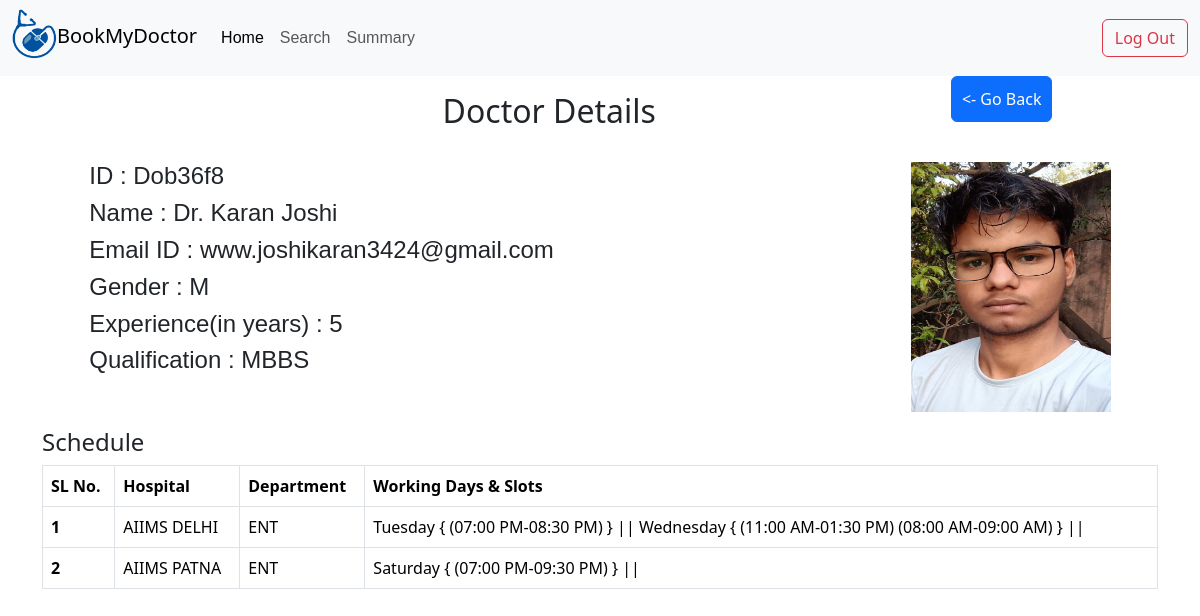
Before: /Dob36f8/doctor/details with the older database file.
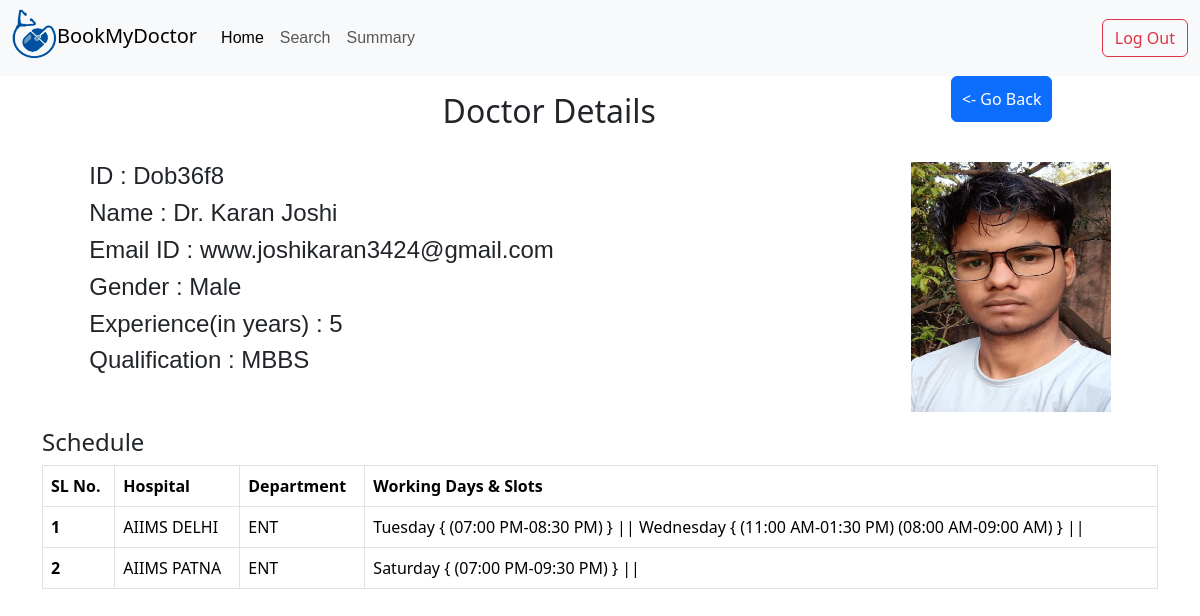
After: the same page with the newer database file.
### application/models.py (models this page shows)
class Doctor(db.Model):
    id=db.Column(db.String(),primary_key=True)
    email=db.Column(db.String())
    password=db.Column(db.String())
    name=db.Column(db.String())
    gender=db.Column(db.String(1))
    qual=db.Column(db.String())
    exp=db.Column(db.Integer)
    photo=db.Column(db.String())
    deptdocs=db.relationship('Deptdoc',backref='doctor')

### application/controllers.py (the view)
@app.route('/<docId>/doctor/details')
def docDetails(docId):
    deptdocs=[]
    for d in Deptdoc.query.filter_by(docid=docId).all():
        daysrec=Days.query.filter_by(ddid=d.id).all()
        schedule={}
        for day in daysrec:
            slots=Slots.query.filter_by(daysid=day.id).all()
            if(days[day.day] in schedule):
                schedule[days[day.day]]+=[(i.from_.strftime('%I:%M %p'),i.to.strftime('%I:%M %p')) for i in slots]
            else:
                schedule[days[day.day]]=[(i.from_.strftime('%I:%M %p'),i.to.strftime('%I:%M %p')) for i in slots]
        dept=Department.query.get(d.deptid)
        hosp=Hospital.query.get(dept.hid)
        deptdocs.append((hosp,dept,schedule))
    return render_template('doctor_details.html',doctor=Doctor.query.get(docId),deptdocs=deptdocs)

### templates/doctor_details.html (shortened to what this page needs)
{%extends 'adminbase.html'%}
{%block content%}
   <div class="d-flex justify-content-around">
      <h2 class="text-center mt-3 mb-3">Doctor Details</h2>
   <div>
      <a type="button" class="btn btn-primary" href="/admin/dashboard" ><- Go Back </a>
    </div>
   </div>
   <div class="d-flex justify-content-around mt-3 mb-3" style="font-family: sans-serif;">
      <div>
         <h4>ID : {{doctor.id}}</h4>
         <h4>Name : Dr. {{doctor.name}}</h4>
         <h4>Email ID : {{doctor.email}}</h4>
         <h4>Gender : {{doctor.gender}}</h4>
         <h4>Experience(in years) : {{doctor.exp}}</h4>
         <h4>Qualification : {{doctor.qual}}</h4>
         </div>
      <img src="/static/images/{{doctor.photo}}" width="200" height="250">
   </div>
   <div class="container table-responsive">
      <h4>Schedule</h4>
      <table class="table table-hover table-bordered table-responsive">
         <thead>
           <tr>
             <th scope="col">SL No.</th>
             <th scope="col">Hospital</th>
             <th scope="col">Department</th>
             <th scope="col">Working Days & Slots</th>
           </tr>
         </thead>
         <tbody>
           {%for hosp,dept,schedule in deptdocs%}
           <tr>
             <th scope="row">{{loop.index}}</th>
             <td>{{hosp.name}}</td>
             <td>{{dept.name}}</td>
             <td>{%for s in schedule%}{{s}} { {%for sc in schedule[s]%}({{sc[0]}}-{{sc[1]}}) {%endfor%} } || {%endfor%}</td>
           </tr>
          {%endfor%}
         </tbody>
       </table>
   </div>
{%endblock%}

Changed rows visible on the page:
changed Doctor "Dob36f8": gender "M" → "Male"
